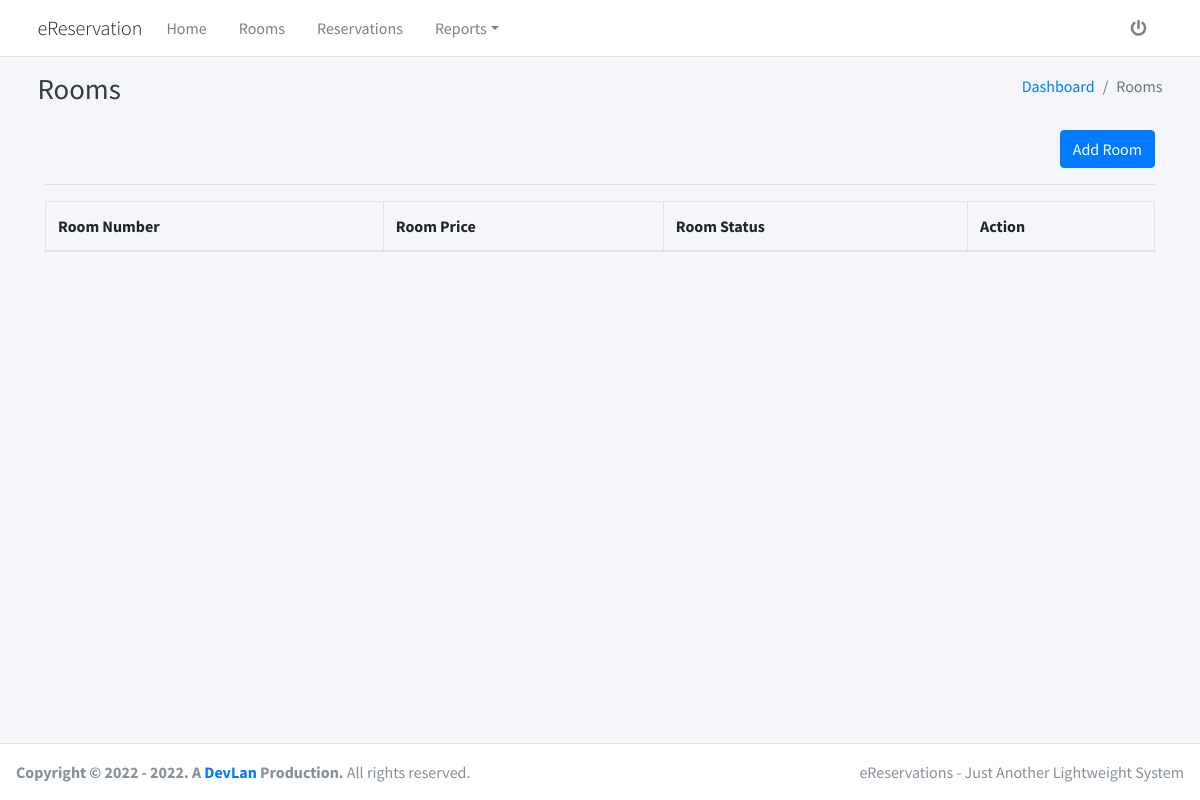
The app's page /views/rooms.php, older data.
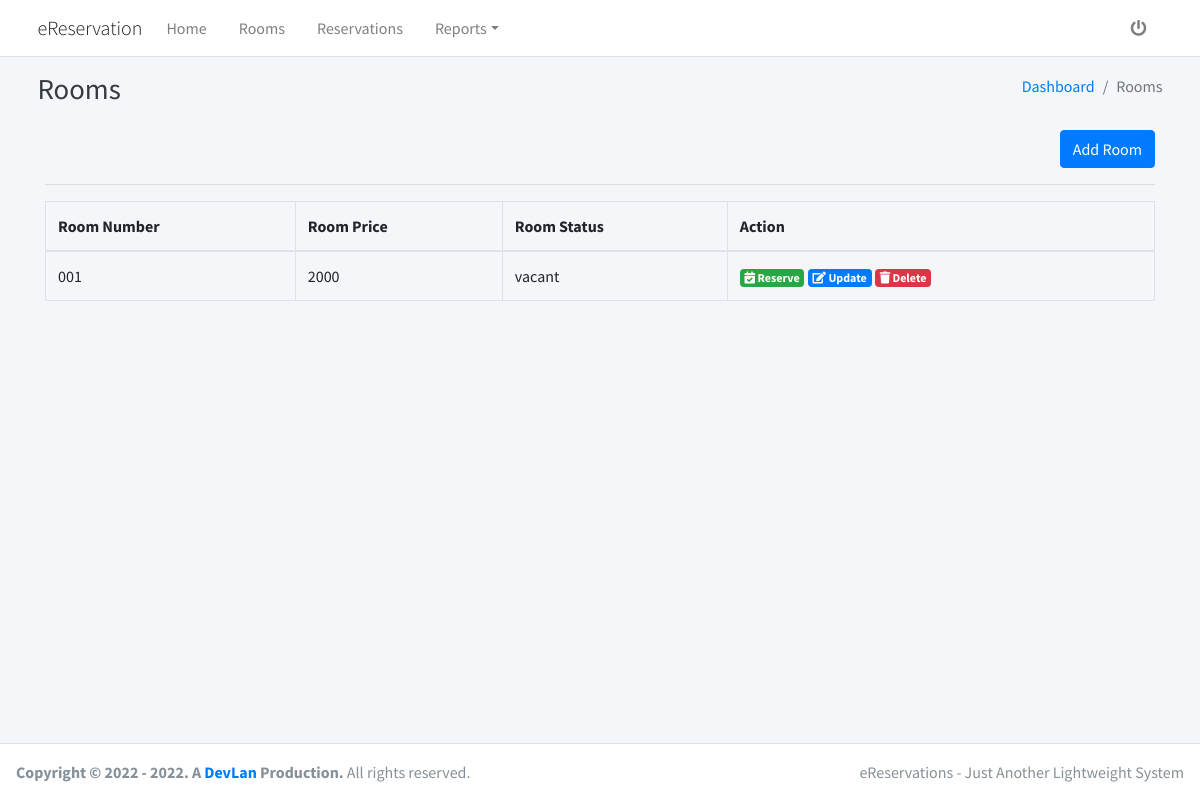
The same page, newer data.
### tables this page shows
CREATE TABLE `rooms` (
  `room_id` varchar(200) NOT NULL,
  `room_number` varchar(200) NOT NULL,
  `room_price` varchar(200) NOT NULL,
  `room_status` varchar(200) NOT NULL DEFAULT 'vacant'
);

### views/rooms.php (the view, shortened to what this page needs)
<?php
require_once('../partials/head.php');
require_once('../config/config.php');
?>
<body class="hold-transition layout-top-nav">
    <div class="wrapper">
        <?php require_once('../partials/nav.php'); ?>
        <div class="content-wrapper">
            <div class="content-header">
                <div class="container">
                    <div class="row mb-2">
                        <div class="col-sm-6">
                            <h1 class="m-0 text-dark"> Rooms </h1>
                        </div>
                        <div class="col-sm-6">
                            <ol class="breadcrumb float-sm-right">
                                <li class="breadcrumb-item"><a href="">Dashboard</a></li>
                                <li class="breadcrumb-item active">Rooms</li>
                            </ol>
                        </div>
                    </div>
                </div>
            </div>
            <div class="content">
                <div class="container">
                    <div class="container-fluid">
                        <div class="text-right">
                            <button type="button" class="btn btn-primary" data-toggle="modal" data-target="#add_modal">Add Room</button>
                        </div>
                        <hr>
                        <div class="row">
                            <div class="col-12">
                                <table id="" class="table table-bordered table-hover">
                                    <thead>
                                        <tr>
                                            <th>Room Number</th>
                                            <th>Room Price</th>
                                            <th>Room Status</th>
                                            <th>Action</th>
                                        </tr>
                                    </thead>
                                    <tbody>
                                        <?php
                                        $ret = "SELECT * FROM rooms";
                                        $stmt = $mysqli->prepare($ret);
                                        $stmt->execute();
                                        $res = $stmt->get_result();
                                        while ($room = $res->fetch_object()) {
                                        ?>
                                            <tr>
                                                <td><?php echo $room->room_number; ?></td>
                                                <td><?php echo $room->room_price; ?></td>
                                                <td><?php echo $room->room_status; ?></td>
                                                <td>
                                                    <?php
                                                    if ($room->room_status == 'vacant') { ?>
                                                        <a class="badge badge-success" href="reserve_room?room_id=<?php echo $room->room_id; ?>&room_price=<?php echo $room->room_price; ?>&room_number=<?php echo $room->room_number; ?>">
                                                            <i class="fas fa-calendar-check"></i>
                                                            Reserve
                                                        </a>
                                                    <?php } ?>
                                                    <a class="badge badge-primary" data-toggle="modal" href="#edit-<?php echo $room->room_id; ?>">
                                                        <i class="fas fa-edit"></i>
                                                        Update
                                                    </a>
                                                    <a class="badge badge-danger" data-toggle="modal" href="#delete-<?php echo $room->room_id; ?>">
                                                        <i class="fas fa-trash"></i>
                                                        Delete
                                                    </a>
                                                </td>
                                            </tr>
                                        <?php } ?>
                                    </tbody>
                                </table>
                            </div>
                        </div>
                    </div>
                </div>
            </div>
        </div>
        <?php require_once('../partials/footer.php'); ?>
    </div>
</body>
</html>

Row changes from the older to the newer data that the page shows:
added rooms: room_number "001", room_price "2000", room_status "vacant"
